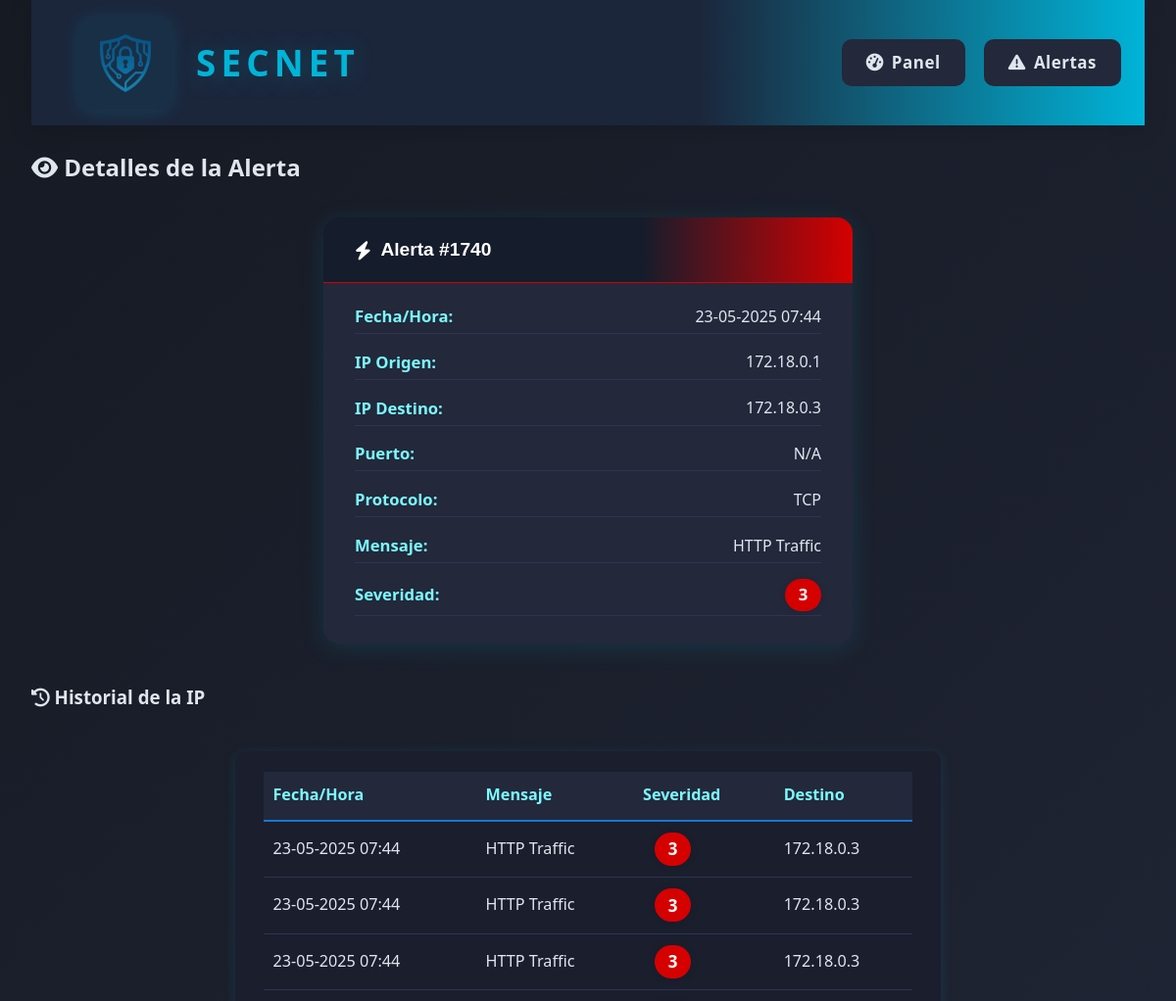
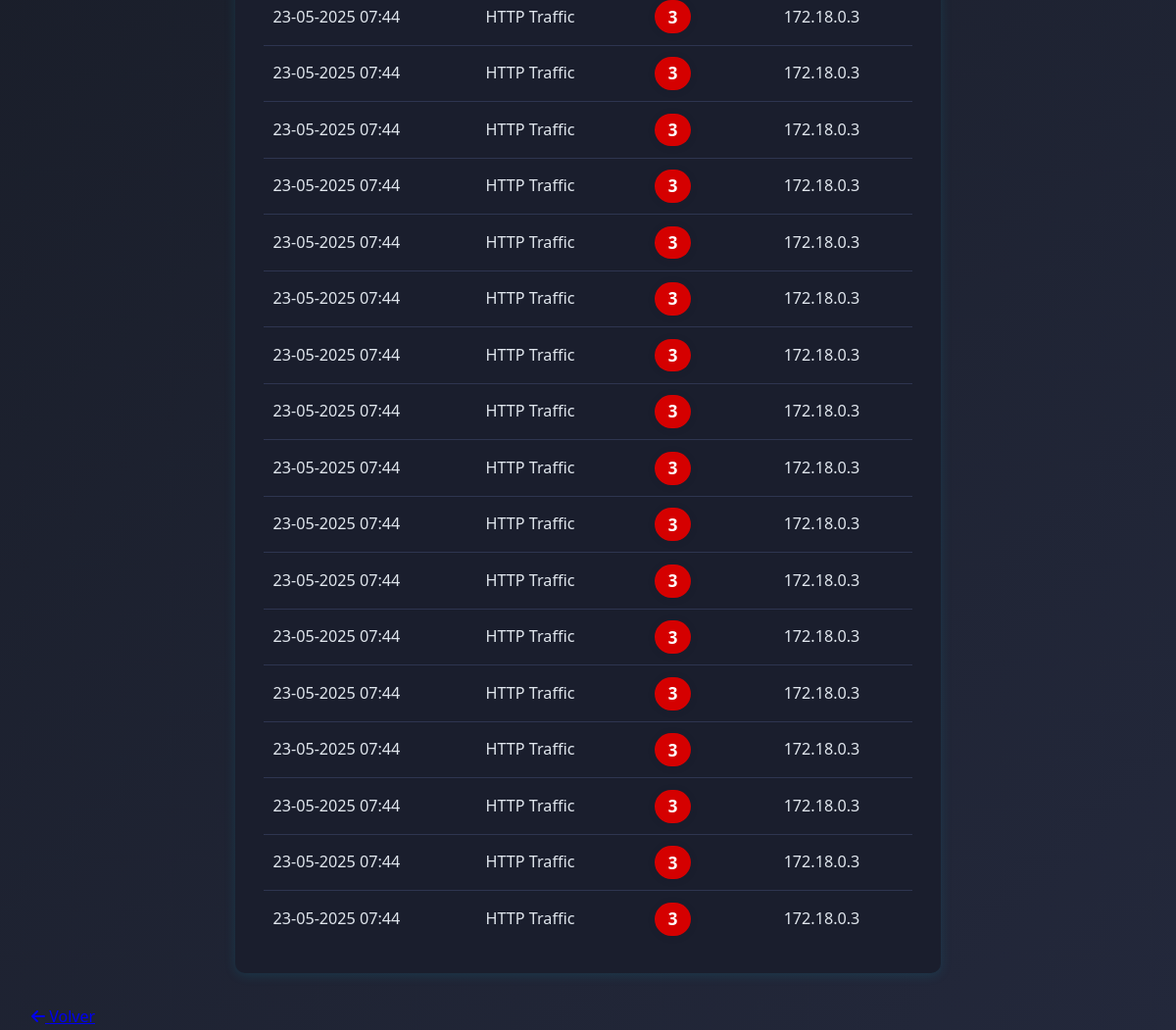
/web-interface/alert-details.php?id=1740, run on the app's committed database (2 pictures, top to bottom).
### tables this page shows
CREATE TABLE alerts (        id INTEGER PRIMARY KEY AUTOINCREMENT,        timestamp TEXT,        src_ip TEXT,        dest_ip TEXT,        alert_message TEXT,        severity INTEGER,        protocol TEXT,        action_taken TEXT,        raw_data TEXT    );

### web-interface/alert-details.php (the view, shortened to what this page needs)
<?php
$id = intval($_GET['id']);
$db = new SQLite3('/var/www/html/database/alerts.db');
$stmt = $db->prepare('SELECT * FROM alerts WHERE id = :id');
$stmt->bindValue(':id', $id, SQLITE3_INTEGER);
$result = $stmt->execute();
$alert = $result->fetchArray(SQLITE3_ASSOC);
$src_ip = $alert['src_ip'];
$history = [];
if ($src_ip) {
    $hist_stmt = $db->prepare('SELECT * FROM alerts WHERE src_ip = :src_ip ORDER BY timestamp DESC LIMIT 20');
    $hist_stmt->bindValue(':src_ip', $src_ip, SQLITE3_TEXT);
    $hist_result = $hist_stmt->execute();
    while ($row = $hist_result->fetchArray(SQLITE3_ASSOC)) {
        $history[] = $row;
    }
}
?>
<!DOCTYPE html>
<html lang="es">
<head>
    <link rel="stylesheet" href="css/style.css">
    <link rel="stylesheet" href="https://cdnjs.cloudflare.com/ajax/libs/font-awesome/6.4.0/css/all.min.css">
</head>
<body>
    <div class="container">
        <header>
            <div class="logo-container">
                <a href="index.php" style="display:flex;align-items:center;text-decoration:none;">
                    <img src="assets/logo.png" alt="Logo">
                    <h1 class="secnet-title">SecNet</h1>
                </a>
            </div>
            <nav>
                <ul>
                    <li><a href="index.php"><i class="fas fa-tachometer-alt"></i> Panel</a></li>
                    <li><a href="alerts.php"><i class="fas fa-exclamation-triangle"></i> Alertas</a></li>
                </ul>
            </nav>
        </header>
        <main>
            <h2><i class="fas fa-eye"></i> Detalles de la Alerta</h2>
            <section class="alert-card">
                <div class="alert-card-header severity-<?= (int)$alert['severity'] ?>">
                    <i class="fas fa-bolt"></i> Alerta #<?= htmlspecialchars($alert['id']) ?>
                </div>
                <div class="alert-card-body">
                    <div class="alert-detail-row"><span class="alert-detail-label">Fecha/Hora:</span><span><?= date('d-m-Y H:i', strtotime($alert['timestamp'])) ?></span></div>
                    <div class="alert-detail-row"><span class="alert-detail-label">IP Origen:</span><span><?= htmlspecialchars($alert['src_ip']) ?></span></div>
                    <div class="alert-detail-row"><span class="alert-detail-label">IP Destino:</span><span><?= htmlspecialchars($alert['dest_ip']) ?></span></div>
                    <div class="alert-detail-row"><span class="alert-detail-label">Puerto:</span><span><?= !empty($alert['dest_port']) ? htmlspecialchars($alert['dest_port']) : 'N/A' ?></span></div>
                    <div class="alert-detail-row"><span class="alert-detail-label">Protocolo:</span><span><?= htmlspecialchars($alert['protocol']) ?></span></div>
                    <div class="alert-detail-row"><span class="alert-detail-label">Mensaje:</span><span><?= htmlspecialchars($alert['alert_message']) ?></span></div>
                    <div class="alert-detail-row"><span class="alert-detail-label">Severidad:</span><span class="severity-badge severity-<?= (int)$alert['severity'] ?>"><?= htmlspecialchars($alert['severity']) ?></span></div>
                </div>
            </section>
            <h3><i class="fas fa-history"></i> Historial de la IP</h3>
            <section class="alert-history-box">
                <table class="alert-history-table">
                    <thead>
                        <tr>
                            <th>Fecha/Hora</th>
                            <th>Mensaje</th>
                            <th>Severidad</th>
                            <th>Destino</th>
                        </tr>
                    </thead>
                    <tbody>
                    <?php foreach ($history as $h): ?>
                        <tr>
                            <td><?= date('d-m-Y H:i', strtotime($h['timestamp'])) ?></td>
                            <td><?= htmlspecialchars($h['alert_message']) ?></td>
                            <td><span class="severity-badge severity-<?= (int)$h['severity'] ?>"><?= htmlspecialchars($h['severity']) ?></span></td>
                            <td><?= htmlspecialchars($h['dest_ip']) ?><?= !empty($h['dest_port']) ? ':' . htmlspecialchars($h['dest_port']) : '' ?></td>
                        </tr>
                    <?php endforeach; ?>
                    </tbody>
                </table>
            </section>
            <a href="index.php" class="btn"><i class="fas fa-arrow-left"></i> Volver</a>
        </main>
    </div>
</body>
</html>

### data on the page
alerts: id "1740", timestamp "23-05-2025 07:44", src_ip "172.18.0.1", dest_ip "172.18.0.3", protocol "TCP", alert_message "HTTP Traffic", severity "3"
alerts: timestamp "23-05-2025 07:44", alert_message "HTTP Traffic", severity "3", dest_ip "172.18.0.3"
alerts: timestamp "23-05-2025 07:44", alert_message "HTTP Traffic", severity "3", dest_ip "172.18.0.3"
alerts: timestamp "23-05-2025 07:44", alert_message "HTTP Traffic", severity "3", dest_ip "172.18.0.3"
alerts: timestamp "23-05-2025 07:44", alert_message "HTTP Traffic", severity "3", dest_ip "172.18.0.3"
alerts: timestamp "23-05-2025 07:44", alert_message "HTTP Traffic", severity "3", dest_ip "172.18.0.3"
alerts: timestamp "23-05-2025 07:44", alert_message "HTTP Traffic", severity "3", dest_ip "172.18.0.3"
alerts: timestamp "23-05-2025 07:44", alert_message "HTTP Traffic", severity "3", dest_ip "172.18.0.3"
alerts: timestamp "23-05-2025 07:44", alert_message "HTTP Traffic", severity "3", dest_ip "172.18.0.3"
alerts: timestamp "23-05-2025 07:44", alert_message "HTTP Traffic", severity "3", dest_ip "172.18.0.3"
alerts: timestamp "23-05-2025 07:44", alert_message "HTTP Traffic", severity "3", dest_ip "172.18.0.3"
alerts: timestamp "23-05-2025 07:44", alert_message "HTTP Traffic", severity "3", dest_ip "172.18.0.3"
alerts: timestamp "23-05-2025 07:44", alert_message "HTTP Traffic", severity "3", dest_ip "172.18.0.3"
alerts: timestamp "23-05-2025 07:44", alert_message "HTTP Traffic", severity "3", dest_ip "172.18.0.3"
alerts: timestamp "23-05-2025 07:44", alert_message "HTTP Traffic", severity "3", dest_ip "172.18.0.3"
alerts: timestamp "23-05-2025 07:44", alert_message "HTTP Traffic", severity "3", dest_ip "172.18.0.3"
alerts: timestamp "23-05-2025 07:44", alert_message "HTTP Traffic", severity "3", dest_ip "172.18.0.3"
alerts: timestamp "23-05-2025 07:44", alert_message "HTTP Traffic", severity "3", dest_ip "172.18.0.3"
alerts: timestamp "23-05-2025 07:44", alert_message "HTTP Traffic", severity "3", dest_ip "172.18.0.3"
alerts: timestamp "23-05-2025 07:44", alert_message "HTTP Traffic", severity "3", dest_ip "172.18.0.3"
